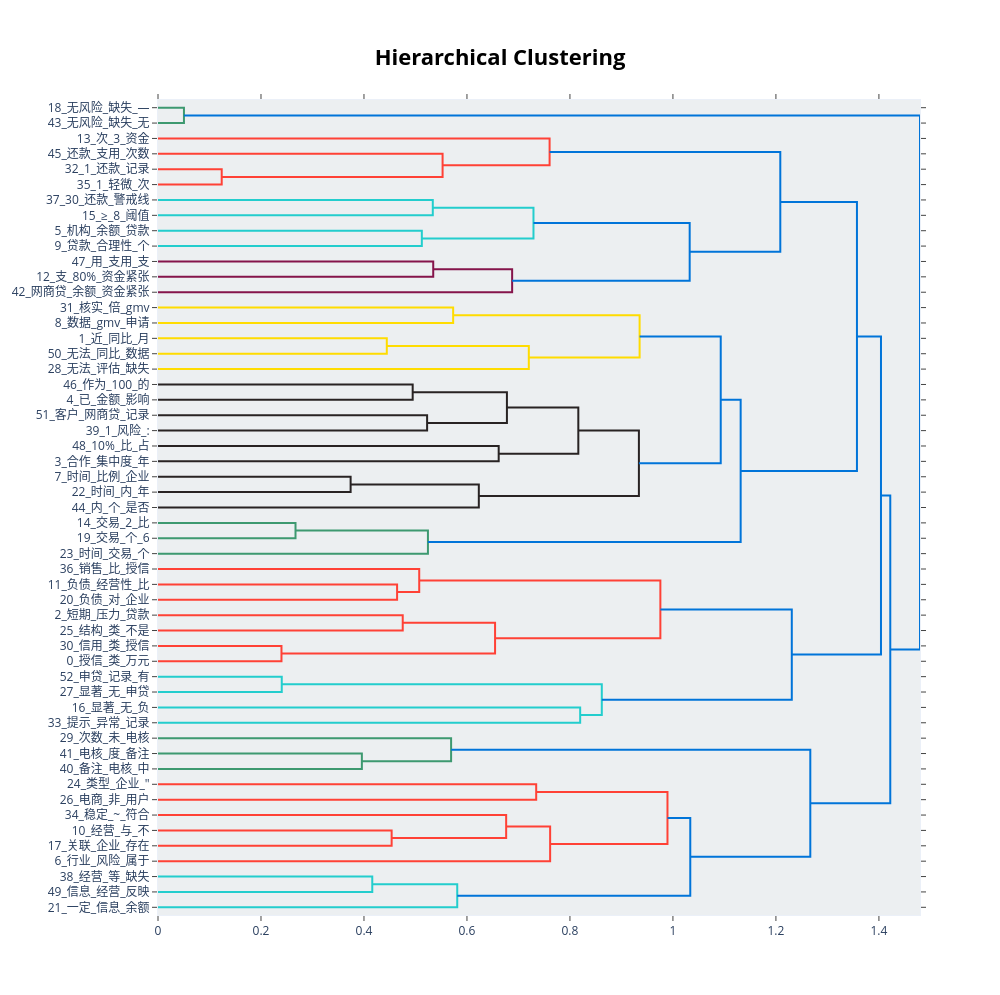

Notebook code cell kept with this figure:
### Code cell
# visualize_hierarchy() 是 BERTopic 用于主题分层关系（也称“主题树”或者“主题聚合热图”）的可视化工具。

# 它的目的是：

# 展示 BERTopic 聚出来的各个主题（topic）之间的层次结构、相似度和归并关系。
# 类似于层次聚类（Hierarchical Clustering）的树状图（dendrogram），让你看到：
# 哪些小主题比较像，可以合并成大主题
# 哪些主题很独立
# 主题之间的距离/亲疏关系
topic_model.visualize_hierarchy()

### Figure 1 — Plotly figure (JSON) as saved in the notebook; plotly's stock layout.template omitted (floating-point values rounded to 4 significant figures)
{"data": [{"hoverinfo": "text", "marker": {"color": "rgb(61,153,112)"}, "mode": "lines", "x": [0.0, 0.0504, 0.0504, 0.0], "xaxis": "x", "y": [-5.0, -5.0, -15.0, -15.0], "yaxis": "y", "type": "scatter"}, {"hoverinfo": "text", "marker": {"color": "rgb(255,65,54)"}, "mode": "lines", "x": [0.0, 0.1237, 0.1237, 0.0], "xaxis": "x", "y": [-45.0, -45.0, -55.0, -55.0], "yaxis": "y", "type": "scatter"}, {"hoverinfo": "text", "marker": {"color": "rgb(255,65,54)"}, "mode": "lines", "x": [0.0, 0.5527, 0.5527, 0.1237], "xaxis": "x", "y": [-35.0, -35.0, -50.0, -50.0], "yaxis": "y", "type": "scatter"}, {"hoverinfo": "text", "marker": {"color": "rgb(255,65,54)"}, "mode": "lines", "x": [0.0, 0.7605, 0.7605, 0.5527], "xaxis": "x", "y": [-25.0, -25.0, -42.5, -42.5], "yaxis": "y", "type": "scatter"}, {"hoverinfo": "text", "marker": {"color": "rgb(35,205,205)"}, "mode": "lines", "x": [0.0, 0.5336, 0.5336, 0.0], "xaxis": "x", "y": [-65.0, -65.0, -75.0, -75.0], "yaxis": "y", "type": "scatter"}, {"hoverinfo": "text", "marker": {"color": "rgb(35,205,205)"}, "mode": "lines", "x": [0.0, 0.5124, 0.5124, 0.0], "xaxis": "x", "y": [-85.0, -85.0, -95.0, -95.0], "yaxis": "y", "type": "scatter"}, {"hoverinfo": "text", "marker": {"color": "rgb(35,205,205)"}, "mode": "lines", "x": [0.5336, 0.7292, 0.7292, 0.5124], "xaxis": "x", "y": [-70.0, -70.0, -90.0, -90.0], "yaxis": "y", "type": "scatter"}, {"hoverinfo": "text", "marker": {"color": "rgb(133,20,75)"}, "mode": "lines", "x": [0.0, 0.5345, 0.5345, 0.0], "xaxis": "x", "y": [-105.0, -105.0, -115.0, -115.0], "yaxis": "y", "type": "scatter"}, {"hoverinfo": "text", "marker": {"color": "rgb(133,20,75)"}, "mode": "lines", "x": [0.5345, 0.6877, 0.6877, 0.0], "xaxis": "x", "y": [-110.0, -110.0, -125.0, -125.0], "yaxis": "y", "type": "scatter"}, {"hoverinfo": "text", "marker": {"color": "rgb(0,116,217)"}, "mode": "lines", "x": [0.7292, 1.033, 1.033, 0.6877], "xaxis": "x", "y": [-80.0, -80.0, -117.5, -117.5], "yaxis": "y", "type": "scatter"}, {"hoverinfo": "text", "marker": {"color": "rgb(0,116,217)"}, "mode": "lines", "x": [0.7605, 1.208, 1.208, 1.033], "xaxis": "x", "y": [-33.75, -33.75, -98.75, -98.75], "yaxis": "y", "type": "scatter"}, {"hoverinfo": "text", "marker": {"color": "rgb(255,220,0)"}, "mode": "lines", "x": [0.0, 0.5732, 0.5732, 0.0], "xaxis": "x", "y": [-135.0, -135.0, -145.0, -145.0], "yaxis": "y", "type": "scatter"}, {"hoverinfo": "text", "marker": {"color": "rgb(255,220,0)"}, "mode": "lines", "x": [0.0, 0.4443, 0.4443, 0.0], "xaxis": "x", "y": [-155.0, -155.0, -165.0, -165.0], "yaxis": "y", "type": "scatter"}, {"hoverinfo": "text", "marker": {"color": "rgb(255,220,0)"}, "mode": "lines", "x": [0.4443, 0.7201, 0.7201, 0.0], "xaxis": "x", "y": [-160.0, -160.0, -175.0, -175.0], "yaxis": "y", "type": "scatter"}, {"hoverinfo": "text", "marker": {"color": "rgb(255,220,0)"}, "mode": "lines", "x": [0.5732, 0.9353, 0.9353, 0.7201], "xaxis": "x", "y": [-140.0, -140.0, -167.5, -167.5], "yaxis": "y", "type": "scatter"}, {"hoverinfo": "text", "marker": {"color": "rgb(40,35,35)"}, "mode": "lines", "x": [0.0, 0.4946, 0.4946, 0.0], "xaxis": "x", "y": [-185.0, -185.0, -195.0, -195.0], "yaxis": "y", "type": "scatter"}, {"hoverinfo": "text", "marker": {"color": "rgb(40,35,35)"}, "mode": "lines", "x": [0.0, 0.5226, 0.5226, 0.0], "xaxis": "x", "y": [-205.0, -205.0, -215.0, -215.0], "yaxis": "y", "type": "scatter"}, {"hoverinfo": "text", "marker": {"color": "rgb(40,35,35)"}, "mode": "lines", "x": [0.4946, 0.6776, 0.6776, 0.5226], "xaxis": "x", "y": [-190.0, -190.0, -210.0, -210.0], "yaxis": "y", "type": "scatter"}, {"hoverinfo": "text", "marker": {"color": "rgb(40,35,35)"}, "mode": "lines", "x": [0.0, 0.6616, 0.6616, 0.0], "xaxis": "x", "y": [-225.0, -225.0, -235.0, -235.0], "yaxis": "y", "type": "scatter"}, {"hoverinfo": "text", "marker": {"color": "rgb(40,35,35)"}, "mode": "lines", "x": [0.6776, 0.8163, 0.8163, 0.6616], "xaxis": "x", "y": [-200.0, -200.0, -230.0, -230.0], "yaxis": "y", "type": "scatter"}, {"hoverinfo": "text", "marker": {"color": "rgb(40,35,35)"}, "mode": "lines", "x": [0.0, 0.3741, 0.3741, 0.0], "xaxis": "x", "y": [-245.0, -245.0, -255.0, -255.0], "yaxis": "y", "type": "scatter"}, {"hoverinfo": "text", "marker": {"color": "rgb(40,35,35)"}, "mode": "lines", "x": [0.3741, 0.623, 0.623, 0.0], "xaxis": "x", "y": [-250.0, -250.0, -265.0, -265.0], "yaxis": "y", "type": "scatter"}, {"hoverinfo": "text", "marker": {"color": "rgb(40,35,35)"}, "mode": "lines", "x": [0.8163, 0.9339, 0.9339, 0.623], "xaxis": "x", "y": [-215.0, -215.0, -257.5, -257.5], "yaxis": "y", "type": "scatter"}, {"hoverinfo": "text", "marker": {"color": "rgb(0,116,217)"}, "mode": "lines", "x": [0.9353, 1.093, 1.093, 0.9339], "xaxis": "x", "y": [-153.8, -153.8, -236.2, -236.2], "yaxis": "y", "type": "scatter"}, {"hoverinfo": "text", "marker": {"color": "rgb(61,153,112)"}, "mode": "lines", "x": [0.0, 0.267, 0.267, 0.0], "xaxis": "x", "y": [-275.0, -275.0, -285.0, -285.0], "yaxis": "y", "type": "scatter"}, {"hoverinfo": "text", "marker": {"color": "rgb(61,153,112)"}, "mode": "lines", "x": [0.267, 0.5242, 0.5242, 0.0], "xaxis": "x", "y": [-280.0, -280.0, -295.0, -295.0], "yaxis": "y", "type": "scatter"}, {"hoverinfo": "text", "marker": {"color": "rgb(0,116,217)"}, "mode": "lines", "x": [1.093, 1.132, 1.132, 0.5242], "xaxis": "x", "y": [-195.0, -195.0, -287.5, -287.5], "yaxis": "y", "type": "scatter"}, {"hoverinfo": "text", "marker": {"color": "rgb(0,116,217)"}, "mode": "lines", "x": [1.208, 1.357, 1.357, 1.132], "xaxis": "x", "y": [-66.25, -66.25, -241.2, -241.2], "yaxis": "y", "type": "scatter"}, {"hoverinfo": "text", "marker": {"color": "rgb(255,65,54)"}, "mode": "lines", "x": [0.0, 0.4643, 0.4643, 0.0], "xaxis": "x", "y": [-315.0, -315.0, -325.0, -325.0], "yaxis": "y", "type": "scatter"}, {"hoverinfo": "text", "marker": {"color": "rgb(255,65,54)"}, "mode": "lines", "x": [0.0, 0.5073, 0.5073, 0.4643], "xaxis": "x", "y": [-305.0, -305.0, -320.0, -320.0], "yaxis": "y", "type": "scatter"}, {"hoverinfo": "text", "marker": {"color": "rgb(255,65,54)"}, "mode": "lines", "x": [0.0, 0.4753, 0.4753, 0.0], "xaxis": "x", "y": [-335.0, -335.0, -345.0, -345.0], "yaxis": "y", "type": "scatter"}, {"hoverinfo": "text", "marker": {"color": "rgb(255,65,54)"}, "mode": "lines", "x": [0.0, 0.2398, 0.2398, 0.0], "xaxis": "x", "y": [-355.0, -355.0, -365.0, -365.0], "yaxis": "y", "type": "scatter"}, {"hoverinfo": "text", "marker": {"color": "rgb(255,65,54)"}, "mode": "lines", "x": [0.4753, 0.6546, 0.6546, 0.2398], "xaxis": "x", "y": [-340.0, -340.0, -360.0, -360.0], "yaxis": "y", "type": "scatter"}, {"hoverinfo": "text", "marker": {"color": "rgb(255,65,54)"}, "mode": "lines", "x": [0.5073, 0.9756, 0.9756, 0.6546], "xaxis": "x", "y": [-312.5, -312.5, -350.0, -350.0], "yaxis": "y", "type": "scatter"}, {"hoverinfo": "text", "marker": {"color": "rgb(35,205,205)"}, "mode": "lines", "x": [0.0, 0.2403, 0.2403, 0.0], "xaxis": "x", "y": [-375.0, -375.0, -385.0, -385.0], "yaxis": "y", "type": "scatter"}, {"hoverinfo": "text", "marker": {"color": "rgb(35,205,205)"}, "mode": "lines", "x": [0.0, 0.8198, 0.8198, 0.0], "xaxis": "x", "y": [-395.0, -395.0, -405.0, -405.0], "yaxis": "y", "type": "scatter"}, {"hoverinfo": "text", "marker": {"color": "rgb(35,205,205)"}, "mode": "lines", "x": [0.2403, 0.8618, 0.8618, 0.8198], "xaxis": "x", "y": [-380.0, -380.0, -400.0, -400.0], "yaxis": "y", "type": "scatter"}, {"hoverinfo": "text", "marker": {"color": "rgb(0,116,217)"}, "mode": "lines", "x": [0.9756, 1.231, 1.231, 0.8618], "xaxis": "x", "y": [-331.2, -331.2, -390.0, -390.0], "yaxis": "y", "type": "scatter"}, {"hoverinfo": "text", "marker": {"color": "rgb(0,116,217)"}, "mode": "lines", "x": [1.357, 1.404, 1.404, 1.231], "xaxis": "x", "y": [-153.8, -153.8, -360.6, -360.6], "yaxis": "y", "type": "scatter"}, {"hoverinfo": "text", "marker": {"color": "rgb(61,153,112)"}, "mode": "lines", "x": [0.0, 0.3959, 0.3959, 0.0], "xaxis": "x", "y": [-425.0, -425.0, -435.0, -435.0], "yaxis": "y", "type": "scatter"}, {"hoverinfo": "text", "marker": {"color": "rgb(61,153,112)"}, "mode": "lines", "x": [0.0, 0.5692, 0.5692, 0.3959], "xaxis": "x", "y": [-415.0, -415.0, -430.0, -430.0], "yaxis": "y", "type": "scatter"}, {"hoverinfo": "text", "marker": {"color": "rgb(255,65,54)"}, "mode": "lines", "x": [0.0, 0.7344, 0.7344, 0.0], "xaxis": "x", "y": [-445.0, -445.0, -455.0, -455.0], "yaxis": "y", "type": "scatter"}, {"hoverinfo": "text", "marker": {"color": "rgb(255,65,54)"}, "mode": "lines", "x": [0.0, 0.4537, 0.4537, 0.0], "xaxis": "x", "y": [-475.0, -475.0, -485.0, -485.0], "yaxis": "y", "type": "scatter"}, {"hoverinfo": "text", "marker": {"color": "rgb(255,65,54)"}, "mode": "lines", "x": [0.0, 0.6761, 0.6761, 0.4537], "xaxis": "x", "y": [-465.0, -465.0, -480.0, -480.0], "yaxis": "y", "type": "scatter"}, {"hoverinfo": "text", "marker": {"color": "rgb(255,65,54)"}, "mode": "lines", "x": [0.6761, 0.7615, 0.7615, 0.0], "xaxis": "x", "y": [-472.5, -472.5, -495.0, -495.0], "yaxis": "y", "type": "scatter"}, {"hoverinfo": "text", "marker": {"color": "rgb(255,65,54)"}, "mode": "lines", "x": [0.7344, 0.9894, 0.9894, 0.7615], "xaxis": "x", "y": [-450.0, -450.0, -483.8, -483.8], "yaxis": "y", "type": "scatter"}, {"hoverinfo": "text", "marker": {"color": "rgb(35,205,205)"}, "mode": "lines", "x": [0.0, 0.4161, 0.4161, 0.0], "xaxis": "x", "y": [-505.0, -505.0, -515.0, -515.0], "yaxis": "y", "type": "scatter"}, {"hoverinfo": "text", "marker": {"color": "rgb(35,205,205)"}, "mode": "lines", "x": [0.4161, 0.5811, 0.5811, 0.0], "xaxis": "x", "y": [-510.0, -510.0, -525.0, -525.0], "yaxis": "y", "type": "scatter"}, {"hoverinfo": "text", "marker": {"color": "rgb(0,116,217)"}, "mode": "lines", "x": [0.9894, 1.034, 1.034, 0.5811], "xaxis": "x", "y": [-466.9, -466.9, -517.5, -517.5], "yaxis": "y", "type": "scatter"}, {"hoverinfo": "text", "marker": {"color": "rgb(0,116,217)"}, "mode": "lines", "x": [0.5692, 1.267, 1.267, 1.034], "xaxis": "x", "y": [-422.5, -422.5, -492.2, -492.2], "yaxis": "y", "type": "scatter"}, {"hoverinfo": "text", "marker": {"color": "rgb(0,116,217)"}, "mode": "lines", "x": [1.404, 1.422, 1.422, 1.267], "xaxis": "x", "y": [-257.2, -257.2, -457.3, -457.3], "yaxis": "y", "type": "scatter"}, {"hoverinfo": "text", "marker": {"color": "rgb(0,116,217)"}, "mode": "lines", "x": [0.0504, 1.48, 1.48, 1.422], "xaxis": "x", "y": [-10.0, -10.0, -357.3, -357.3], "yaxis": "y", "type": "scatter"}], "layout": {"autosize": false, "height": 995, "hovermode": "closest", "showlegend": false, "width": 1000, "xaxis": {"mirror": "allticks", "rangemode": "tozero", "showgrid": false, "showline": true, "showticklabels": true, "ticks": "outside", "type": "linear", "zeroline": false}, "yaxis": {"mirror": "allticks", "rangemode": "tozero", "showgrid": false, "showline": true, "showticklabels": true, "tickmode": "array", "ticks": "outside", "ticktext": ["18_无风险_缺失_—", "43_无风险_缺失_无", "13_次_3_资金", "45_还款_支用_次数", "32_1_还款_记录", "35_1_轻微_次", "37_30_还款_警戒线", "15_≥_8_阈值", "5_机构_余额_贷款", "9_贷款_合理性_个", "47_用_支用_支", "12_支_80%_资金紧张", "42_网商贷_余额_资金紧张", "31_核实_倍_gmv", "8_数据_gmv_申请", "1_近_同比_月", "50_无法_同比_数据", "28_无法_评估_缺失", "46_作为_100_的", "4_已_金额_影响", "51_客户_网商贷_记录", "39_1_风险_:", "48_10%_比_占", "3_合作_集中度_年", "7_时间_比例_企业", "22_时间_内_年", "44_内_个_是否", "14_交易_2_比", "19_交易_个_6", "23_时间_交易_个", "36_销售_比_授信", "11_负债_经营性_比", "20_负债_对_企业", "2_短期_压力_贷款", "25_结构_类_不是", "30_信用_类_授信", "0_授信_类_万元", "52_申贷_记录_有", "27_显著_无_申贷", "16_显著_无_负", "33_提示_异常_记录", "29_次数_未_电核", "41_电核_度_备注", "40_备注_电核_中", "24_类型_企业_\"", "26_电商_非_用户", "34_稳定_~_符合", "10_经营_与_不", "17_关联_企业_存在", "6_行业_风险_属于", "38_经营_等_缺失", "49_信息_经营_反映", "21_一定_信息_余额"], "tickvals": [-5, -15, -25, -35, -45, -55, -65, -75, -85, -95, -105, -115, -125, -135, -145, -155, -165, -175, -185, -195, -205, -215, -225, -235, -245, -255, -265, -275, -285, -295, -305, -315, -325, -335, -345, -355, -365, -375, -385, -395, -405, -415, -425, -435, -445, -455, -465, -475, -485, -495, -505, -515, -525], "type": "linear", "zeroline": false, "range": [-530, 0]}, "title": {"font": {"size": 22, "color": "Black"}, "text": "<b>Hierarchical Clustering</b>", "x": 0.5, "xanchor": "center", "yanchor": "top"}, "hoverlabel": {"font": {"size": 16, "family": "Rockwell"}, "bgcolor": "white"}, "plot_bgcolor": "#ECEFF1"}}
